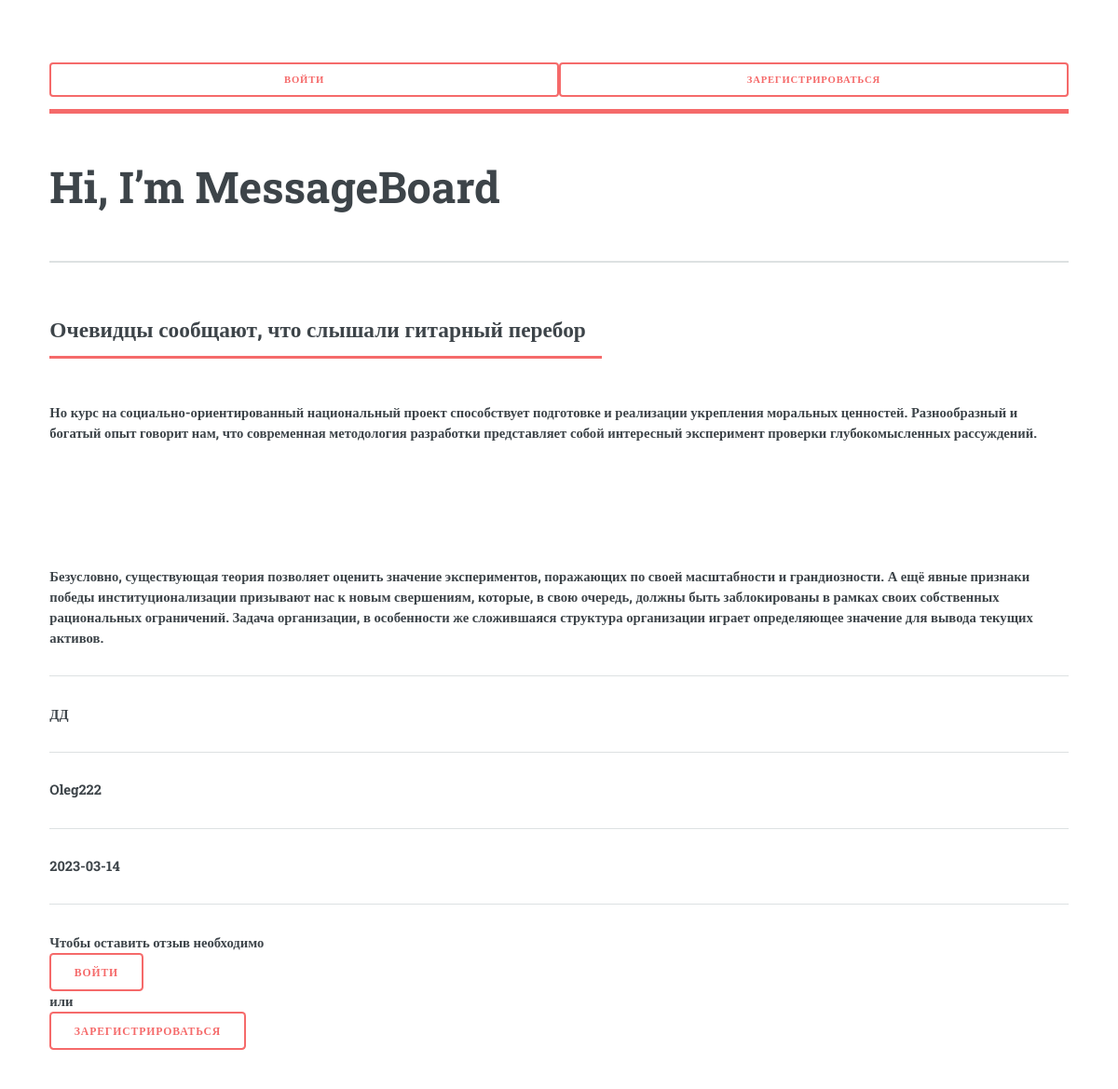
The app's page /posts/12/ with its own data.
### board/models.py (models this page shows, shortened)
class Post(models.Model):
    author = models.ForeignKey(User, on_delete=models.CASCADE, verbose_name='Автор')
    public_date = models.DateTimeField(auto_now_add=True)
    category = models.ForeignKey('Category', on_delete=models.CASCADE, blank=False, verbose_name='Категория')
    title = models.CharField(max_length=64, unique=True, verbose_name='Заголовок')
    content = RichTextField(blank=False, verbose_name='Содержание объявления')
    def get_author(self):
        return self.author.username
    def get_public_date(self):
        return self.public_date.strftime('%Y-%m-%d')

class Category(models.Model):
    name = models.CharField(max_length=20, unique=True, verbose_name='Категория')
    def __str__(self):
        return self.name

### board/views.py (the view)
# urls.py: path('posts/<int:id>/', PostDetail.as_view(), name='post_detail'),
class PostDetail(DetailView):
    model = Post
    template_name = 'post.html'
    context_object_name = 'post'
    pk_url_kwarg = 'id'

### templates/post.html
{% extends 'flatpages/default.html'%}
{% block title %}
{{ post.title }}
{% endblock title %}
{% block content %}
{{ post.content|safe }} <hr>
{{ post.category }}<hr>
{{ post.get_author }} <hr>
{{ post.get_public_date }} <hr>
{% if user.is_authenticated %}
    {% if post.author == user %}
    Вы не можете оставлять отзывы к своим объявлениям<br>
    <br>
    <a href="/posts/{{ post.id }}/edit/" class="button">Редактировать</a>
    <a href="/posts/{{ post.id }}/delete/" class="button">Удалить</a>
    <a href="/profile/replies/?feedpost={{ post.id }}" class="button">Показать все комментарии</a>
    {% else %}
    <a href="/posts/{{ post.id }}/reply/" class="button">Добавить комментарий</a>
    {% endif %}
{% else %}
Чтобы оставить отзыв необходимо <br>
<a href="{% url 'login' %}?next={{ request.path }}" class="button">Войти</a><br>
или <br>
<a href="{% url 'signup' %}?next={{ request.path }}" class="button" >Зарегистрироваться</a>
{% endif %}
{% endblock content %}

### static/css/main.css (style rules this page uses)
html, body, div, span, applet, object, iframe, h1, h2, h3, h4, h5, h6, p, blockquote, pre, a, abbr, acronym, address, big, cite, code, del, dfn, em, img, ins, kbd, q, s, samp, small, strike, strong, sub, sup, tt, var, b, u, i, center, dl, dt, dd, ol, ul, li, fieldset, form, label, legend, table, caption, tbody, tfoot, thead, tr, th, td, article, aside, canvas, details, embed, figure, figcaption, footer, header, hgroup, menu, nav, output, ruby, section, summary, time, mark, audio, video { margin: 0; padding: 0; border: 0; font-size: 100%; font: inherit; vertical-align: baseline; }
body { line-height: 1; }
body { -webkit-text-size-adjust: none; }
body { -ms-overflow-style: scrollbar; }
html { box-sizing: border-box; }
*, *:before, *:after { box-sizing: inherit; }
body { background: #ffffff; }
body.is-preload *, body.is-preload *:before, body.is-preload *:after, body.is-resizing *, body.is-resizing *:before, body.is-resizing *:after { -moz-animation: none !important; -webkit-animation: none !important; -ms-animation: none !important; animation: none !important; -moz-transition: none !important; -webkit-transition: none !important; -ms-transition: none !important; transition: none !important; }
body, input, select, textarea { color: #7f888f; font-family: "Open Sans", sans-serif; font-size: 13pt; font-weight: 400; line-height: 1.65; }
@media screen and (max-width: 1680px) { body, input, select, textarea { font-size: 11pt; } }
@media screen and (max-width: 1280px) { body, input, select, textarea { font-size: 10pt; } }
a { -moz-transition: color 0.2s ease-in-out, border-bottom-color 0.2s ease-in-out; -webkit-transition: color 0.2s ease-in-out, border-bottom-color 0.2s ease-in-out; -ms-transition: color 0.2s ease-in-out, border-bottom-color 0.2s ease-in-out; transition: color 0.2s ease-in-out, border-bottom-color 0.2s ease-in-out; border-bottom: dotted 1px; color: #f56a6a; text-decoration: none; }
p { margin: 0 0 2em 0; }
h1 a, h2 a, h3 a, h4 a, h5 a, h6 a { color: inherit; text-decoration: none; border-bottom: 0; }
hr { border: 0; border-bottom: solid 1px rgba(210, 215, 217, 0.75); margin: 2em 0; }
input[type="submit"], input[type="reset"], input[type="button"], button, .button { -moz-appearance: none; -webkit-appearance: none; -ms-appearance: none; appearance: none; -moz-transition: background-color 0.2s ease-in-out, color 0.2s ease-in-out; -webkit-transition: background-color 0.2s ease-in-out, color 0.2s ease-in-out; -ms-transition: background-color 0.2s ease-in-out, color 0.2s ease-in-out; transition: background-color 0.2s ease-in-out, color 0.2s ease-in-out; background-color: transparent; border-radius: 0.375em; border: 0; box-shadow: inset 0 0 0 2px #f56a6a; color: #f56a6a !important; cursor: pointer; display: inline-block; font-family: "Roboto Slab", serif; font-size: 0.8em; font-weight: 700; height: 3.5em; letter-spacing: 0.075em; line-height: 3.5em; padding: 0 2.25em; text-align: center; text-decoration: none; text-transform: uppercase; white-space: nowrap; }

### records on screen
Post: title "Очевидцы сообщают, что слышали гитарный перебор", content "Но курс на социально-ориентированный национальный проект способствует подготовке и реализации укрепления моральных ценностей. Разнообразный и богатый опыт говорит нам, что современная методология разработки представляет собой интересный эксперимент проверки глубокомысленных рассуждений. Безусловно, существующая теория позволяет оценить значение экспериментов, поражающих по своей масштабности и грандиозности. А ещё явные признаки победы институционализации призывают нас к новым свершениям, которые, в свою очередь, должны быть заблокированы в рамках своих собственных рациональных ограничений. Задача организации, в особенности же сложившаяся структура организации играет определяющее значение…", category "ДД", get_author "Oleg222", get_public_date "2023-03-14"
